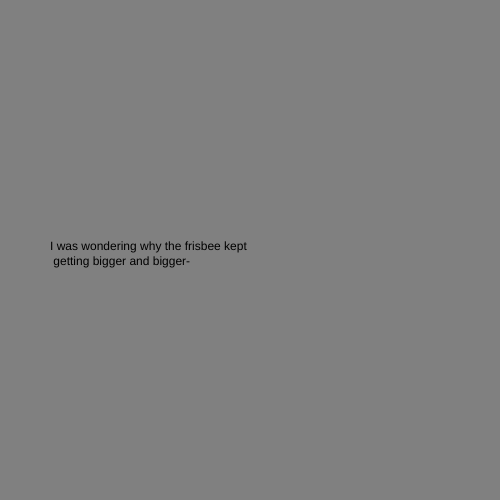
Frame 1 (no input)
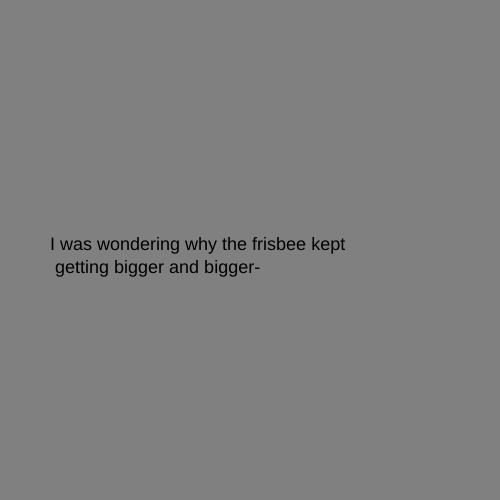
Frame 60 (no input)
Frame 120 (the mouse pressed at the canvas centre since frame 60): identical to frame 60, image omitted

The p5.js sketch that drew these frames (run headless with seeded random() and noise() and a simulated clock; from frame 60 on, the mouse is pressed at the canvas centre):

// p5.js sketch
// ── sketch.js
let state = 0;
let timer = 0;

function setup() {
  createCanvas(500, 500);
}

function draw() {

  switch (state) {

    case 0:
      background('grey');
      text("I was wondering why the frisbee kept \n getting bigger and bigger-", 50, height / 2);
      textSize(18);
      break;

    case 1:
      background('pink');
      text("-and then it hit me.", 100, height / 2);
      textSize(25);
      break;
  }

timer++;
if (timer > 3 * 60) {
  timer = 0;
  state++;
  if (state > 1) state = 0;
  }
}

function mouseReleased() {
  state++;
  if (state > 1) state = 0;
}
